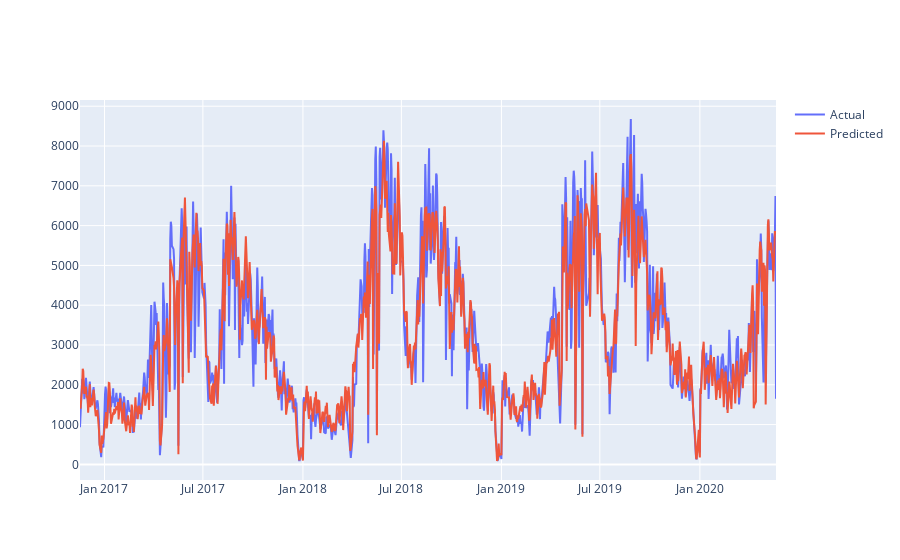

Notebook code cell kept with this figure:
### Markdown cell above
### Making an actual forecast

So, we’re done for now. The last thing we want to do is to make an actual forecast. Remember that we must take the inverse of our Box Cox transformed numbers also and this is how you do it:

### Code cell
# Make a zero days forecast just for plotting
future = m.make_future_dataframe(periods=0, freq='D')
future = future.merge(bikerides, on='ds')
forecast = m.predict(future)

# Transform back to reality from Box Cox
forecast[['yhat', 'yhat_upper', 'yhat_lower']] = forecast[['yhat', 'yhat_upper', 'yhat_lower']].apply(lambda x: inv_boxcox(x, lam))
yinv = inv_boxcox(bikerides['y'], lam)

# Plot the results
fig = go.Figure()
fig.add_trace(go.Scatter(x=bikerides['ds'], y=yinv, name='Actual',))
fig.add_trace(go.Scatter(x=forecast['ds'], y=forecast['yhat'], name='Predicted',))

### Figure 1 — Plotly figure (JSON) as saved in the notebook; plotly's stock layout.template omitted (floating-point values rounded to 4 significant figures; data arrays with more than 128 entries replaced by an {"elided": "..."} marker saying what was removed)
{"data": [{"name": "Actual", "type": "scatter", "x": {"elided": "909 str values"}, "y": {"elided": "909 float values"}}, {"name": "Predicted", "type": "scatter", "x": {"elided": "909 str values"}, "y": {"elided": "909 float values"}}], "layout": {}}
